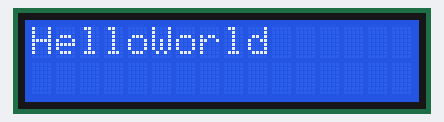
This sketch was run on a simulated Arduino Uno, built with avr-gcc and run on an emulated ATmega328P. Parts: 16×2 character LCD.

Above: at 0.3 s.
At 1.0 s:
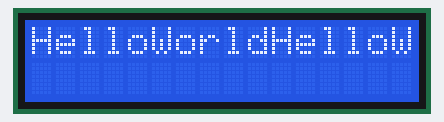
At 3.1 s:
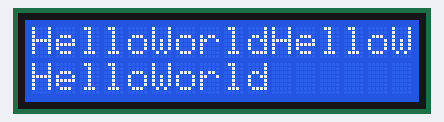
At 3.8 s:
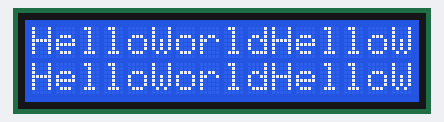

The sketch:

LCD_Hello_World.ino
```cpp
#include <LiquidCrystal.h>

LiquidCrystal lcd(12, 11, 5, 4, 3, 2);
void setup() {
  lcd.begin(16, 2);
}

void loop() {
  lcd.print("Hello");
  delay(200);
  lcd.print("World");
  delay(500);
}
```

Measured:
- what the display in image 0 shows lasts 0.5 s, from 0.3 s to 0.8 s
- what the display in image 1 shows lasts 1.9 s, from 1.0 s to 2.9 s
